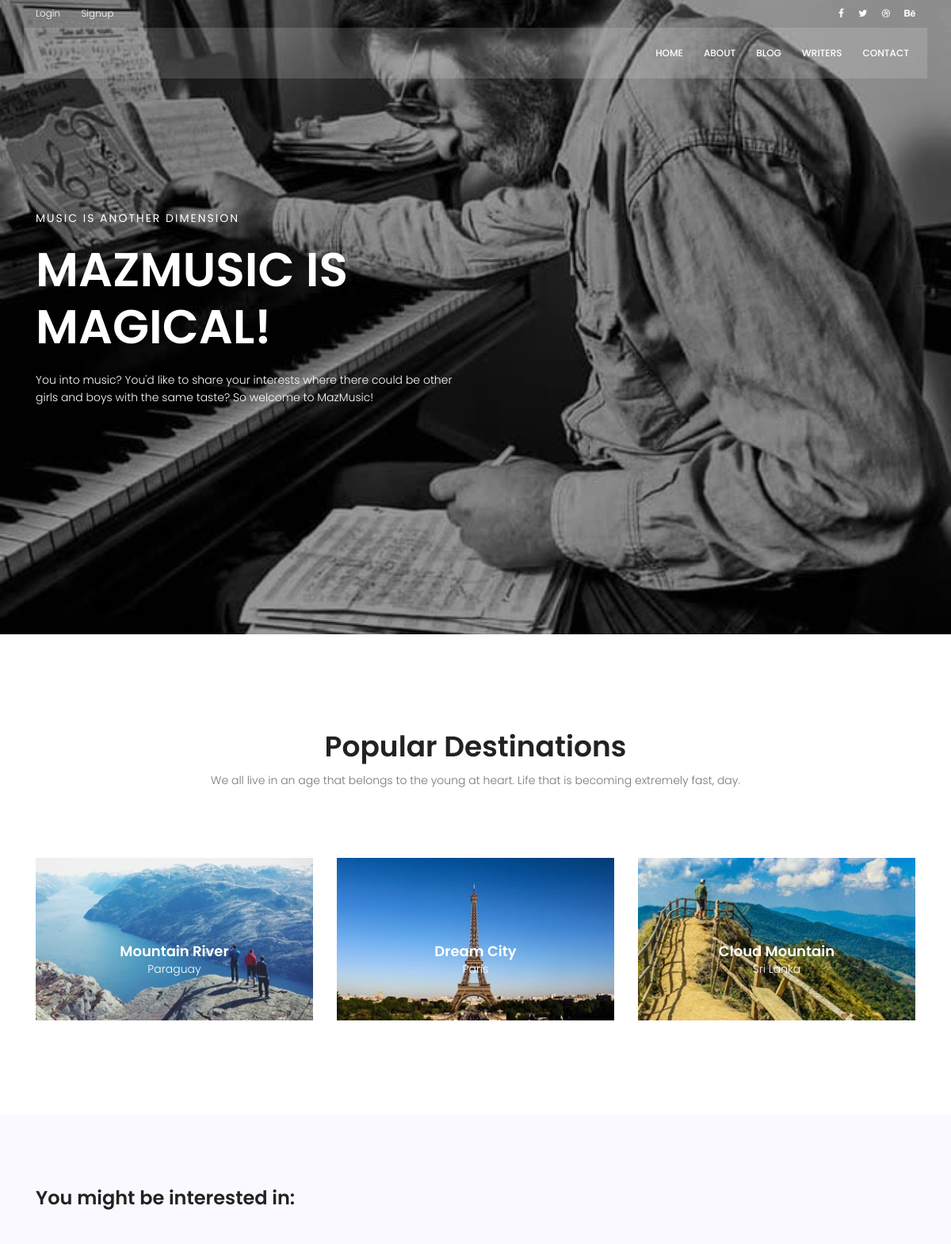
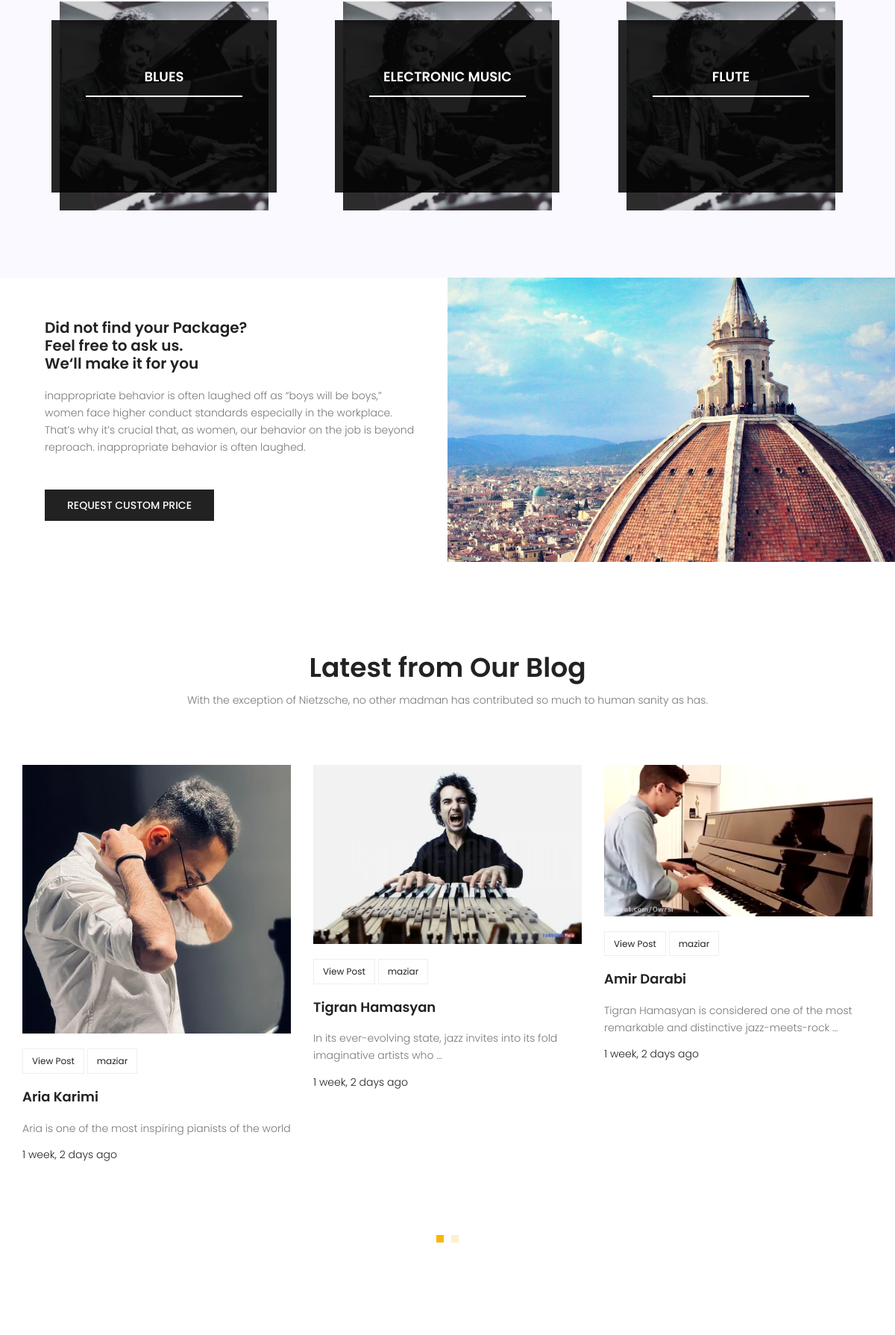
The page / (upper part) on the database its author committed (2 pictures, top to bottom).
### blog/models.py (models this page shows, shortened)
class Category(models.Model):
  name = models.CharField(max_length=255)
  image = models.ImageField(default='Chick_Corea.jpg')
  def __str__(self):
    return self.name

class Post(models.Model):
  title = models.CharField(max_length=255)
  image = models.ImageField()
  content = models.TextField()
  published_date = models.DateTimeField(auto_now_add=True)
  updated_date = models.DateTimeField(auto_now=True)
  counted_views = models.IntegerField(default=1)
  category = models.ManyToManyField(Category)
  author = models.ForeignKey(User, on_delete=models.SET_NULL, null=True)
  approved = models.BooleanField(default=False)
  likes = models.ManyToManyField(User, related_name='blog_post')
  class Meta:
     ordering = ['published_date']

### website/views.py (the view)
# urls.py: path('', views.index_view, name='index'),
def index_view(request):
  return render(request, 'website/index.html')

### blog/templatetags/blog_tags.py (called while the page is built)
@register.inclusion_tag('website/latest_posts.html')
def latest_posts():
  posts = Post.objects.filter(approved=True)[:5]
  return {
    'posts':posts
  }

@register.inclusion_tag('blog/random_categories.html')
def top_categories():
     categories = list(Category.objects.all())
     random.shuffle(categories)
     random_categories = categories[:3]
     return {
      'random_categories':random_categories
    }

### templates/website/index.html (shortened to what this page needs)
{% extends 'base.html' %}
{% load static %}
{% load blog_tags %}
  {% block content %}
			<section class="banner-area relative">
				<div class="overlay overlay-bg"></div>
				<div class="container">
					<div class="row fullscreen align-items-center justify-content-between">
						<div class="col-lg-6 col-md-6 banner-left">
							<h6 class="text-white">Music is another dimension </h6>
							<h1 class="text-white">MazMusic is Magical!</h1>
							<p class="text-white">
								You into music? You'd like to share your interests where there could be other girls and boys with the same taste? So welcome to MazMusic!
							</p>
						</div>
					</div>
				</div>
			</section>
			<section class="popular-destination-area section-gap">
				<div class="container">
		            <div class="row d-flex justify-content-center">
		                <div class="menu-content pb-70 col-lg-8">
		                    <div class="title text-center">
		                        <h1 class="mb-10">Popular Destinations</h1>
		                        <p>We all live in an age that belongs to the young at heart. Life that is becoming extremely fast, day.</p>
		                    </div>
		                </div>
		            </div>
					<div class="row">
						<div class="col-lg-4">
							<div class="single-destination relative">
								<div class="thumb relative">
									<img class="img-fluid" src="{% static 'img/d1.jpg' %}" alt="">
								</div>
								<div class="desc">
									<h4>Mountain River</h4>
									<p>Paraguay</p>
								</div>
							</div>
						</div>
						<div class="col-lg-4">
							<div class="single-destination relative">
								<div class="thumb relative">
									<img class="img-fluid" src="{% static 'img/d2.jpg' %}" alt="">
								</div>
								<div class="desc">
									<h4>Dream City</h4>
									<p>Paris</p>
								</div>
							</div>
						</div>
						<div class="col-lg-4">
							<div class="single-destination relative">
								<div class="thumb relative">
									<img class="img-fluid" src="{% static 'img/d3.jpg' %}" alt="">
								</div>
								<div class="desc">
									<h4>Cloud Mountain</h4>
									<p>Sri Lanka</p>
								</div>
							</div>
						</div>
					</div>
				</div>
			</section>
			<section class="top-category-widget-area pt-90 pb-90 ">
				<div class="container">
					<h3>You might be interested in:</h3>
					<br>
					<br>
					<div class="row">
					{% top_categories %}
					</div>
				</div>
			</section>
			<section class="home-about-area">
				<div class="container-fluid">
					<div class="row align-items-center justify-content-end">
						<div class="col-lg-6 col-md-12 home-about-left">
							<h1>
								Did not find your Package? <br>
								Feel free to ask us. <br>
								We‘ll make it for you
							</h1>
							<p>
								inappropriate behavior is often laughed off as “boys will be boys,” women face higher conduct standards especially in the workplace. That’s why it’s crucial that, as women, our behavior on the job is beyond reproach. inappropriate behavior is often laughed.
							</p>
							<a href="#" class="primary-btn text-uppercase">request custom price</a>
						</div>
						<div class="col-lg-6 col-md-12 home-about-right no-padding">
							<img class="img-fluid" src="{% static 'img/about-img.jpg' %}" alt="">
						</div>
					</div>
				</div>
			</section>
			<section class="recent-blog-area section-gap">
				<div class="container">
					<div class="row d-flex justify-content-center">
						<div class="menu-content pb-60 col-lg-9">
							<div class="title text-center">
								<h1 class="mb-10">Latest from Our Blog</h1>
								<p>With the exception of Nietzsche, no other madman has contributed so much to human sanity as has.</p>
							</div>
						</div>
					</div>
					<div class="row">
						<div class="active-recent-blog-carusel">
							{% latest_posts %}
						</div>
					</div>
				</div>
			</section>
  {% endblock %}

### templates/blog/random_categories.html
{% load static %}
{% load blog_tags %}
{% for cat in random_categories %}
    <div class="col-lg-4">
      <div class="single-cat-widget">
        <div class="content relative">
          <div class="overlay overlay-bg"></div>
          <a href="{% url 'blog:category' cat_name=cat  %}" target="_blank">
            <div class="thumb">
              <img class="content-image img-fluid d-block mx-auto" src="{{cat.image.url}}"
                alt="">
            </div>
            <div class="content-details">
              <h4 class="content-title mx-auto text-uppercase">{{cat.name}}</h4>
              <span></span>
            </div>
          </a>
        </div>
      </div>
</div>
{% endfor %}

### templates/website/latest_posts.html
{% load static %}
{% load blog_tags %}
{% load humanize %}
{% for post in posts %}
  <div class="single-recent-blog-post item">
  <div class="thumb">
    <img class="img-fluid" src="{{post.image.url}}" alt="">
  </div>
  <div class="details">
    <div class="tags">
      <ul>
        <li>
          <a href="{% url 'blog:single' pid=post.id %}">View Post</a>
        </li>
        <li>
          <a href="{% url 'blog:author' author_name=post.author.username %}">{{post.author.username}}</a>
        </li>
      </ul>
    </div>
    <a href="{% url 'blog:single' pid=post.id %}"><h4 class="title">{{post.title}}</h4></a>
    <p>
     {{post.content|truncatewords:12}}
    </p>
    <h6 class="date">{{post.published_date|naturaltime}}</h6>
  </div>
  </div>
{% endfor %}

### rows shown on the page
Category: image (picture), name "BLUES"
Category: image (picture), name "ELECTRONIC MUSIC"
Category: image (picture), name "FLUTE"
Post: image (picture), author.username "maziar", title "Aria Karimi", content "Aria is one of the most inspiring pianists of the world", published_date "1 week, 2 days ago"
Post: image (picture), author.username "maziar", title "Tigran Hamasyan", content "In its ever-evolving state, jazz invites into its fold imaginative artists who …", published_date "1 week, 2 days ago"
Post: image (picture), author.username "maziar", title "Amir Darabi", content "Tigran Hamasyan is considered one of the most remarkable and distinctive jazz-meets-rock …", published_date "1 week, 2 days ago"
